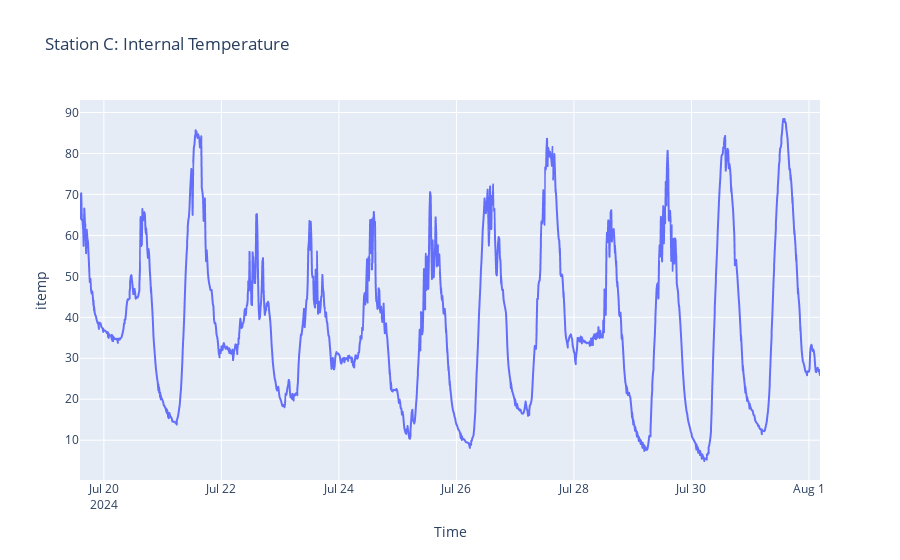

The notebook cell this image was saved under:
### Code cell
px.line(station_c, x='Time', y='itemp', title='Station C: Internal Temperature').show()

### Figure 1 — Plotly figure (JSON) as saved in the notebook; plotly's stock layout.template omitted (floating-point values rounded to 4 significant figures; data arrays with more than 128 entries replaced by an {"elided": "..."} marker saying what was removed)
{"data": [{"hovertemplate": "Time=%{x}<br>itemp=%{y}<extra></extra>", "legendgroup": "", "line": {"color": "#636efa", "dash": "solid"}, "marker": {"symbol": "circle"}, "mode": "lines", "name": "", "showlegend": false, "type": "scattergl", "x": {"elided": "1392 str values"}, "xaxis": "x", "y": {"elided": "1392 float values"}, "yaxis": "y"}], "layout": {"legend": {"tracegroupgap": 0}, "title": {"text": "Station C: Internal Temperature"}, "xaxis": {"anchor": "y", "domain": [0, 1], "title": {"text": "Time"}}, "yaxis": {"anchor": "x", "domain": [0, 1], "title": {"text": "itemp"}}}}
